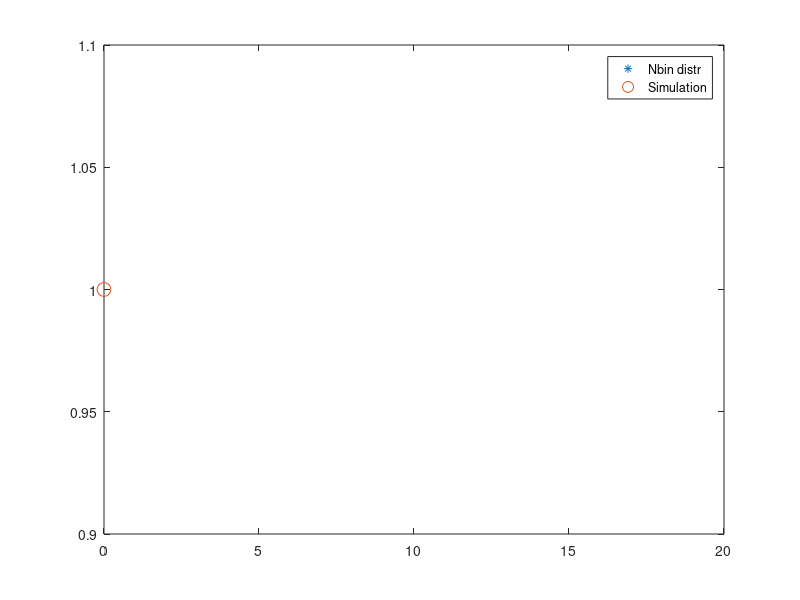

MATLAB code for this plot:
% Pascal
% = the sum of n independent Geo(p) variables
clear All
n=input('rank of success = ');
p=input('probability of success = ');

for i=1:n
    Y(i)=0;
    while(rand>=p)
        Y(i)=Y(i)+1;
    end
end
X=sum(Y);
clear X;

N=input('number of simulations = ');
for i=1:N
    for j = 1:n
        Y(j)=0;
        while(rand>=p)
            Y(j)=Y(j)+1;
        end
    end
    X(i)=sum(Y);
end
U_X = unique(X); %only distinct values
n_X = hist(X,length(U_X)); %freq
relative_freq = n_X/N; % rel freq
[U_X;relative_freq]
%True Bino(n,p) distr
k = 0:20; %values
pk = nbinpdf(k,n,p);
clf
plot(k,pk,'*',U_X,relative_freq,'o','Markersize',10)
legend('Nbin distr','Simulation')
